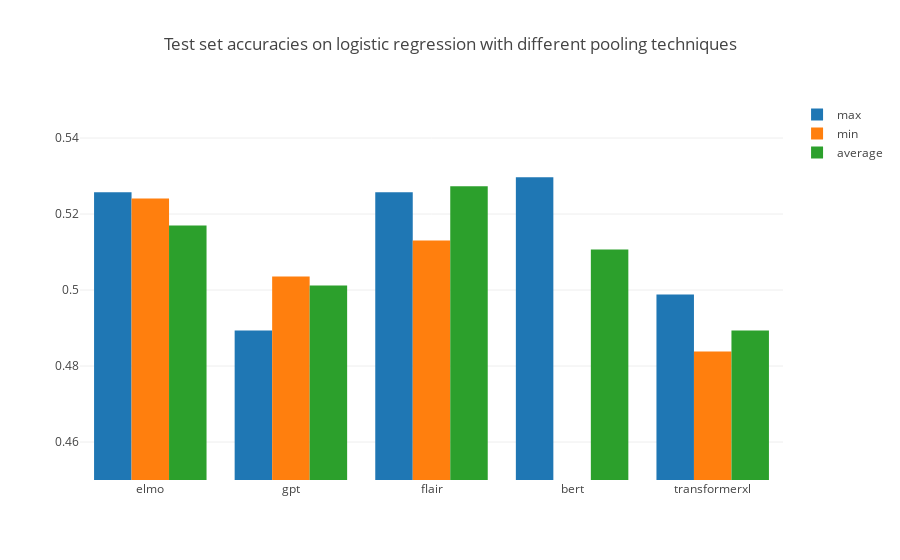

Notebook code cell kept with this figure:
### Markdown cell above
<hr>

## Comparing pooling performance

### Code cell
with open('results.json') as json_data:
    results = json.load(json_data)
    
    data = [go.Bar(
        x = list(results[embedding]['3']['logres']['l2'].keys()),
        y = list(results[embedding]['3']['logres']['l2'].values()),
        name = embedding
    ) for embedding in results.keys()]
    
    data = [go.Bar(
        x = list(results.keys()),
        y = [results[embedding]['3']['logres']['l2'][pooling] for embedding in results.keys()],
        name = pooling
    ) for pooling in results['gpt']['3']['logres']['l2'].keys()]
    
    layout = go.Layout(
        barmode = 'group',
        title = 'Test set accuracies on logistic regression with different pooling techniques',
        yaxis=dict(
            range=[0.45, 0.55]
        )
    )

    fig = go.Figure(data = data, layout = layout)
    iplot(fig)

### Figure 1 — Plotly figure (JSON) as saved in the notebook; plotly's stock layout.template omitted (floating-point values rounded to 4 significant figures)
{"data": [{"name": "max", "type": "bar", "uid": "634fea13-d568-40ed-ae76-5a5085cd5442", "x": ["elmo", "gpt", "flair", "bert", "transformerxl"], "y": [0.5257, 0.4893, 0.5257, 0.5296, 0.4988]}, {"name": "min", "type": "bar", "uid": "2141fe50-8c83-418b-b2ab-f47815f58379", "x": ["elmo", "gpt", "flair", "bert", "transformerxl"], "y": [0.5241, 0.5036, 0.513, 0, 0.4838]}, {"name": "average", "type": "bar", "uid": "2ad4fa45-eff1-4411-b94f-7a36ac96eb6e", "x": ["elmo", "gpt", "flair", "bert", "transformerxl"], "y": [0.517, 0.5012, 0.5273, 0.5107, 0.4893]}], "layout": {"barmode": "group", "title": {"text": "Test set accuracies on logistic regression with different pooling techniques"}, "yaxis": {"range": [0.45, 0.55]}}}
